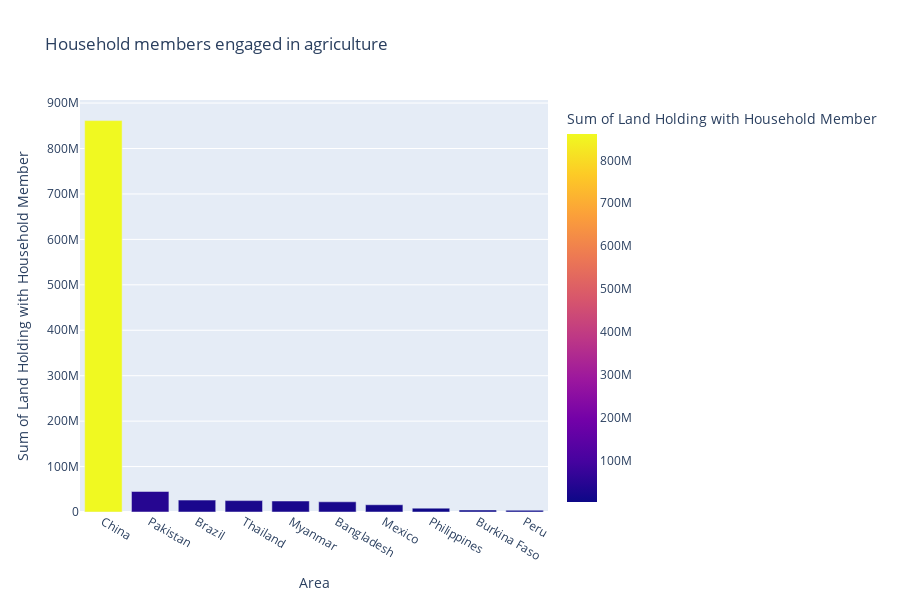

The cell this chart's notebook holds for it:
### Code cell
px.bar(hm,x="Area",y='Value',labels={"Value":"Sum of Land Holding with Household Member"},title='Household members engaged in agriculture',color='Value',height=600)

### Figure 1 — Plotly figure (JSON) as saved in the notebook; plotly's stock layout.template omitted (floating-point values rounded to 4 significant figures)
{"data": [{"alignmentgroup": "True", "hovertemplate": "Area=%{x}<br>Sum of Land Holding with Household Member=%{marker.color}<extra></extra>", "legendgroup": "", "marker": {"color": [861400000.0, 45190000.0, 26185765, 25100909, 24180000.0, 22430000.0, 15949049, 8512126, 4378000.0, 3831000.0], "coloraxis": "coloraxis", "pattern": {"shape": ""}}, "name": "", "offsetgroup": "", "orientation": "v", "showlegend": false, "textposition": "auto", "type": "bar", "x": ["China", "Pakistan", "Brazil", "Thailand", "Myanmar", "Bangladesh", "Mexico", "Philippines", "Burkina Faso", "Peru"], "xaxis": "x", "y": [861400000.0, 45190000.0, 26185765, 25100909, 24180000.0, 22430000.0, 15949049, 8512126, 4378000.0, 3831000.0], "yaxis": "y"}], "layout": {"barmode": "relative", "coloraxis": {"colorbar": {"title": {"text": "Sum of Land Holding with Household Member"}}, "colorscale": [[0, "#0d0887"], [0.1111, "#46039f"], [0.2222, "#7201a8"], [0.3333, "#9c179e"], [0.4444, "#bd3786"], [0.5556, "#d8576b"], [0.6667, "#ed7953"], [0.7778, "#fb9f3a"], [0.8889, "#fdca26"], [1, "#f0f921"]]}, "height": 600, "legend": {"tracegroupgap": 0}, "title": {"text": "Household members engaged in agriculture"}, "xaxis": {"anchor": "y", "domain": [0, 1], "title": {"text": "Area"}}, "yaxis": {"anchor": "x", "domain": [0, 1], "title": {"text": "Sum of Land Holding with Household Member"}}}}
